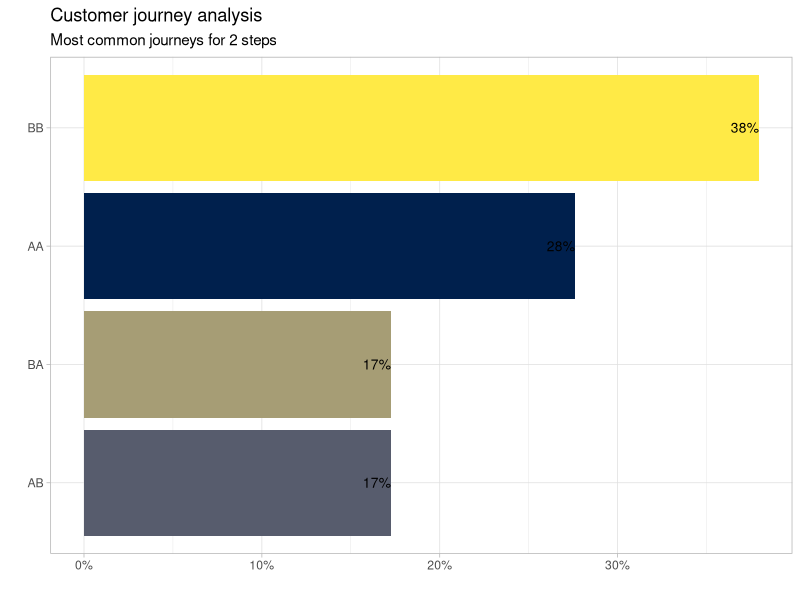
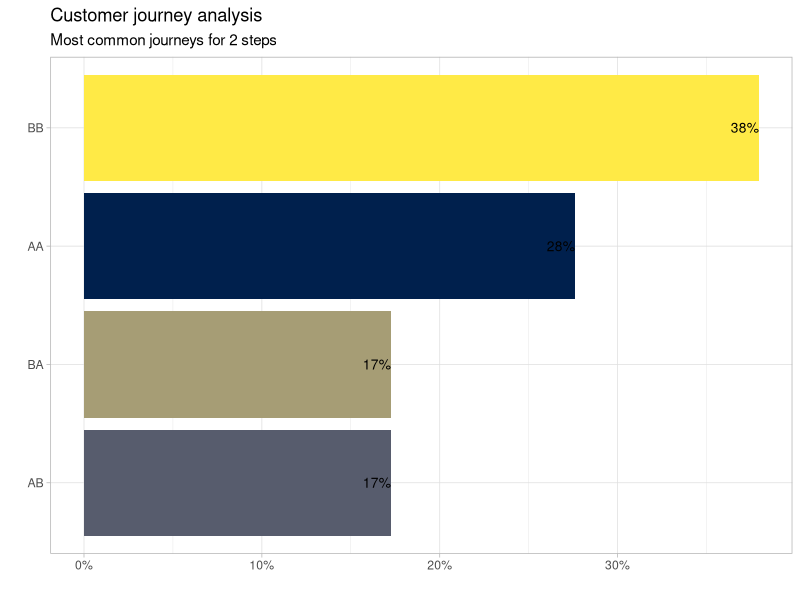

Here is the R script that generated these plots, in order:
#########################################################
## Evaluate frequency of customer journeys
#########################################################

## Load libraries ####
library(data.table)
library(ggplot2)
library(dplyr)
library(scales)

theme_set(theme_light())

## Test data ####

dt <- data.table(options = LETTERS[sample(1:2, 200, replace=T)],
                 b=letters[1:5],
                 ID=sample(1:300, 200, replace=T))


## Evaluation ####

dt_summary <- dt[order(b)][, .(journey = paste0(options, collapse = ""), count = .N), by = ID]


dt_summary2 <- dt_summary[, .(count_n = .N), .(journey, count)][, quota := count_n/sum(count_n), .(count)]


## Display result ####

dt_summary2[count == 2, -c("count_n", "count")][order(-quota)]


## Visualization ####

dt_summary2[count == 2] %>% 
  ggplot(aes(x=reorder(journey, quota), 
             y = quota, 
             fill = journey, 
             label = paste0(100 *round(quota, 2), "%"))) +
  geom_col() +
  geom_text(hjust = 1, color = "black", size = 3.5) +
  scale_y_continuous(labels = scales::percent_format(accuracy = 1)) +
  scale_fill_viridis_d(option = "E") +
  theme(legend.position = "none") + 
  coord_flip() +
  labs(title = "Customer journey analysis", 
       subtitle = "Most common journeys for 2 steps",
       x = "", 
       y = "")

ggsave(here::here("output", paste0(Sys.Date(), "_cust_journey.png")))


